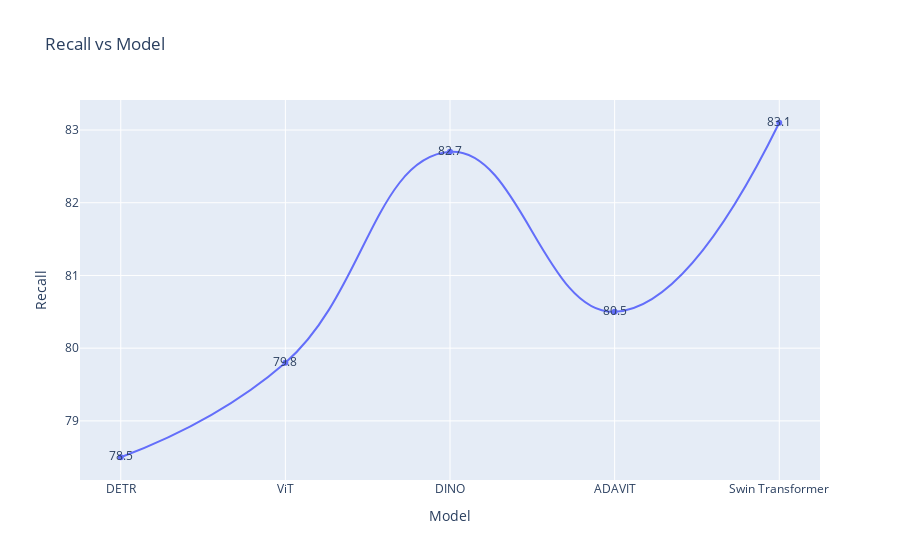

The cell this chart's notebook holds for it:
### Code cell
xaxis='Model'
yaxis='Recall'
title='Recall vs Model'
fig = px.line(df, x=xaxis, y=yaxis, title=title, markers=True, hover_data=[xaxis, yaxis], labels={xaxis: 'Model', yaxis: 'Recall'},text=yaxis)
fig.update_traces(line_shape='spline', line_smoothing=1.3)
fig.show()

### Figure 1 — Plotly figure (JSON) as saved in the notebook; plotly's stock layout.template omitted (floating-point values rounded to 4 significant figures)
{"data": [{"hovertemplate": "Model=%{x}<br>Recall=%{text}<extra></extra>", "legendgroup": "", "line": {"color": "#636efa", "dash": "solid", "shape": "spline", "smoothing": 1.3}, "marker": {"symbol": "circle"}, "mode": "lines+markers+text", "name": "", "orientation": "v", "showlegend": false, "text": [78.5, 79.8, 82.7, 80.5, 83.1], "type": "scatter", "x": ["DETR", "ViT", "DINO", "ADAVIT", "Swin Transformer"], "xaxis": "x", "y": [78.5, 79.8, 82.7, 80.5, 83.1], "yaxis": "y"}], "layout": {"legend": {"tracegroupgap": 0}, "title": {"text": "Recall vs Model"}, "xaxis": {"anchor": "y", "domain": [0, 1], "title": {"text": "Model"}}, "yaxis": {"anchor": "x", "domain": [0, 1], "title": {"text": "Recall"}}}}
